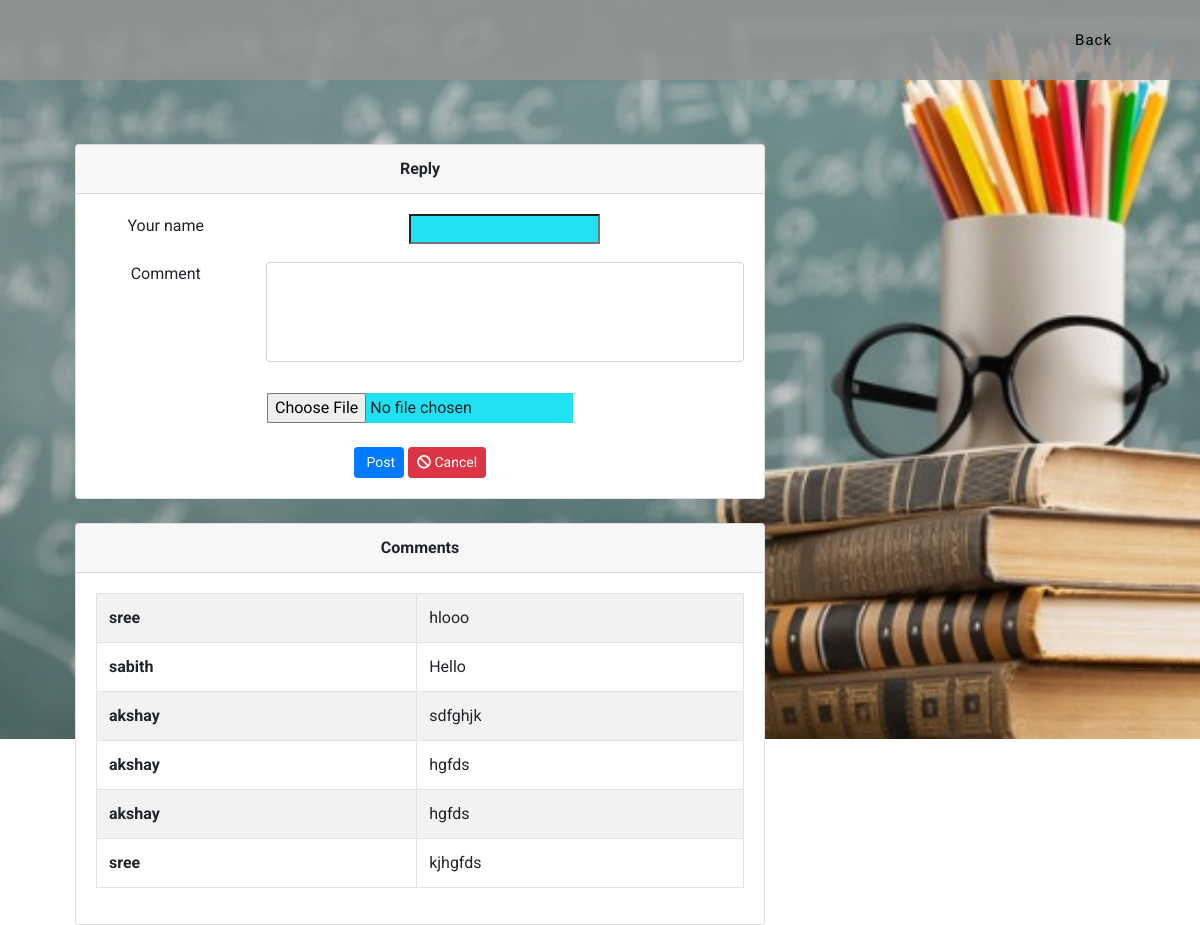
The app's page /replycomment.php with its own data.
### tables this page shows
CREATE TABLE `reply_tb` (
  `rply_id` int(11) NOT NULL,
  `msg_id` varchar(40) NOT NULL,
  `name` varchar(50) NOT NULL,
  `rply` varchar(40) NOT NULL,
  `file` varchar(50) NOT NULL
);

### replycomment.php (the view, shortened to what this page needs)
<?php
include('connect.php');
$query=mysqli_query($con,"SELECT * FROM reply_tb");
?>
<!DOCTYPE html>
<html lang="zxx">
<head><meta http-equiv="Content-Type" content="text/html; charset=utf-8">
    <link href="css/bootstrap.css" type="text/css" rel="stylesheet" media="all">
    <link href="css/style.css" type="text/css" rel="stylesheet" media="all">
    <link rel="stylesheet" href="css/owl.theme.css" type="text/css" media="all">
    <link rel="stylesheet" href="css/owl.carousel.css" type="text/css" media="screen" property="" />
    <link href="css/fontawesome-all.min.css" rel="stylesheet">
</head>
<body>
    <div class="banner1">
        <header>
            <nav class="navbar navbar-expand-lg navbar-light bg-gradient-secondary pt-3">
               <h1></h1>
                <div class="collapse navbar-collapse" id="navbarSupportedContent">
                    <ul class="navbar-nav ml-auto">
                                <li class="nav-item">
                                    <a class="nav-link" href="public.php">Back</a>
                                </li>
            </nav>
        </header>
        <div class="container">
            <div class="banner-text">
                <section class="content">
      <div class="container-fluid">
            <div class="col-lg-8" id="frm" align="center">
                                                <div class="card">
                                                    <div class="card-header" align="center">
                                                        <strong>Reply</strong>
                                                    </div>
                                                    <div class="card-body card-block">
                                                        <form method="post" action="" enctype="multipart/form-data">
                                                             <div class="row form-group">
                                                                 <div class="col col-md-3"><label for="textarea-input" class=" form-control-label">Your name</label></div>
                                                                <div class="col-12 col-md-9"><input type="text" name="name" id="name" required=""> <span id="span_comment" style="color: red"></span></div>
                                                              </div>
                                                              <div class="row form-group">
                                                                <div class="col col-md-3"><label for="textarea-input" class=" form-control-label">Comment</label></div>
                                                                <div class="col-12 col-md-9"><textarea name="coments" onclick="clearerror('span_comment')" id="comments_id" rows="5" class="form-control"></textarea><span id="span_comment" style="color: red"></span></div>
                                                              </div>
                                                                 <div ><input type="file" name="f1"  id="name" >
                                                                 </div><br>
                                                       <button type="submit" id="b1" name="sub" onclick="return validate()" class="btn btn-primary btn-sm">
                                                            <i class="fa fa-dot-circle-o"></i> Post
                                                        </button>
                                                        <button type="reset" id="b2" class="btn btn-danger btn-sm">
                                                            <i class="fa fa-ban"></i> Cancel
                                                        </button>
                                                        </form>
                                                    </div>
                                                </div>
                                            </div>
<br>
                      <div class="col-lg-8">
                        <div class="card">
                            <div class="card-header" align="center">
                                <strong  class="card-title">Comments</strong>
                            </div>
                            <div class="card-body">
                                <table class="table table-striped">
                                    <tbody>
                                      <?php
                                      while($row1=mysqli_fetch_assoc($query))
                                      {
                                        ?>
                                        <tr class="table table-bordered">
                                        <th><?php echo $row1['name'];?></th>
                                            <td><?php echo $row1['rply'];?></td>
                                        </tr>
                                  <?php } ?>
                                    </tbody>
                                </table>
                            </div>
                        </div>
                    </div>
                </div>
</body>
</html>

### css/style.css (style rules this page uses)
body { margin: 0; font-family: 'Roboto', sans-serif; background: #fff; }
body a, .slider-info a { transition: 0.5s all; -webkit-transition: 0.5s all; -moz-transition: 0.5s all; -o-transition: 0.5s all; -ms-transition: 0.5s all; text-decoration: none; outline: none; }
h1, h2, h3, h4, h5, h6 { margin: 0; font-family: 'Montserrat', sans-serif; }
ul { margin: 0; padding: 0; }
ul { list-style-type: none; }
header h1, { line-height: 0; }
.navbar-light { padding: 1em 5em; position: absolute; z-index: 999; width: 100%; left: 0; background: #949494d6; }
.navbar-light .navbar-nav .nav-link { color: #000 !important; font-weight: 400; font-size: 15px; letter-spacing: 1px; }
ul.navbar-nav.ml-auto { margin-top: 0px; }
.banner1 { background: url(../images/qqq.JPG) center no-repeat; -webkit-background-size: cover; -moz-background-size: cover; -o-background-size: cover; -ms-background-size: cover; background-size: cover; position: relative; height: 739px; }
.banner-text { padding: 12vw 0 0vw; box-sizing: border-box; padding-bottom: 0; }
.fields input[type="text"], .fields input[type="email"], .fields input[type="password"], .fields .form-control, textarea { padding: 7px 7px; font-size: 15px; letter-spacing: 1px; margin-bottom: 15px; outline: none; border: 1px solid #fff; background: transparent; width: 100%; color: #fff; }
textarea { resize: none; height: 100px!important; }

### records on screen
reply_tb: name "sree", rply "hlooo"
reply_tb: name "sabith", rply "Hello"
reply_tb: name "akshay", rply "sdfghjk"
reply_tb: name "akshay", rply "hgfds"
reply_tb: name "akshay", rply "hgfds"
reply_tb: name "sree", rply "kjhgfds"
